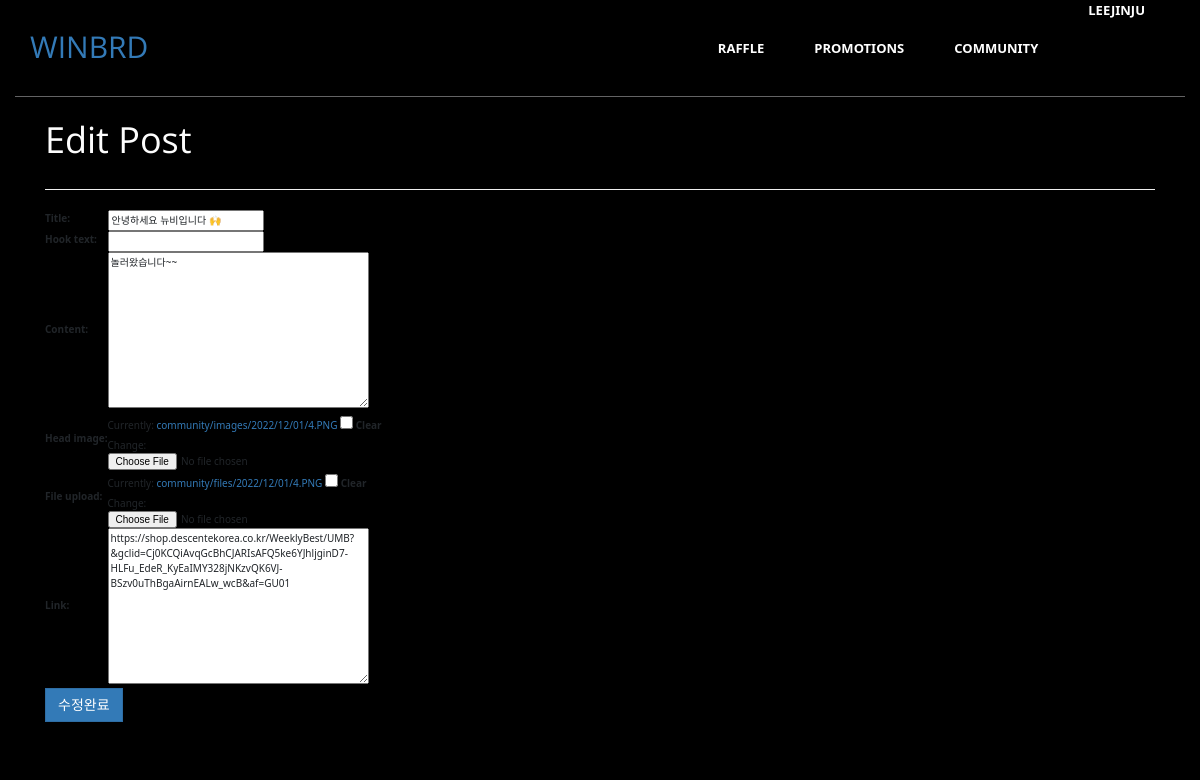
The app's page /community/update_post/21/ (signed in) with its own data.
### community/models.py (models this page shows, shortened)
class Post(models.Model):
    title = models.CharField(max_length=30)
    hook_text = models.CharField(max_length=100, blank=True)
    content = MarkdownxField()
    link = models.TextField(blank=True)
    head_image = models.ImageField(upload_to='community/images/%Y/%m/%d/', blank=True)
    file_upload = models.FileField(upload_to='community/files/%Y/%m/%d/', blank=True)
    created_at = models.DateTimeField(auto_now_add=True)
    updated_at = models.DateTimeField(auto_now=True)
    author = models.ForeignKey(User, null=True, on_delete=models.SET_NULL)

### community/views.py (the view)
# urls.py: path('update_post/<int:pk>/', views.PostUpdate.as_view()),
class PostUpdate(LoginRequiredMixin, UpdateView):
    model = Post
    fields = ['title', 'hook_text', 'content', 'head_image', 'file_upload', 'link']
    template_name = 'community/post_update_form.html'
    def dispatch(self, request, *args, **kwargs):
        if request.user.is_authenticated and request.user == self.get_object().author:
            return super(PostUpdate, self).dispatch(request, *args, **kwargs)
        else:
            raise PermissionDenied

### community/templates/community/post_update_form.html (shortened to what this page needs)
{% extends 'community/base.html' %}
{% block main_area %}
    <h1 class="text-col">Edit Post</h1>
    <hr/>
    <form method="post" enctype="multipart/form-data">{% csrf_token %}
        <table>
            {{ form }}
        </table>
        <button type="submit" class="btn btn-primary float-right">수정완료</button>
    </form>
{% endblock %}

### community/templates/community/navbar.html (shortened to what this page needs)
{% load socialaccount %}
<header id="navigation" class="navbar-fixed-top">
    <div class="container">
        <div class="navbar-header">
            <h1 class="navbar-brand">
                <a href="/"><h2>WINBRD</h2></a>
            </h1>
            </div>
            <nav class="collapse navigation navbar-collapse navbar-right" role="navigation">
                <ul id="nav" class="nav navbar-nav">
                    <li class="nav-item active"><a class="nav-link" href="/raffle/">Raffle</a></li>
                    <li class="nav-item"><a class="nav-link" href="/promotions/">Promotions</a></li>
                    <li class="nav-item"><a class="nav-link" href="/community/">Community</a></li>
                </ul>
                <ul class="navbar-nav ml-auto">
                    {% if user.is_authenticated %}
                        <li class="nav-item dropdown">
                            <a class="nav-link dropdown-toggle" href="#" id="navbarDropdownMenuLink" role="button" data-toggle="dropdown" aria-haspopup="true" aria-expanded="false">
                                {{ user.username }}
                            </a>
                        </li>
                    {% else %}
                        <li class="nav-item">
                            <a class="nav-link" href="#" data-toggle="modal" data-target="#loginModal">Log In</a>
                        </li>
                    {% endif %}
                </ul>
            </nav>
</header>

### community/static/community/css/main.css (style rules this page uses)
body { background-img: #fff; font-family: 'Open Sans', sans-serif; line-height: 1; font-size: 13px; color: #a8a8a8; }
ol, ul { margin: 0; padding: 0; list-style: none; }
a { -webkit-transition: all .3s ease-in 0s; -moz-transition: all .3s ease-in 0s; -ms-transition: all .3s ease-in 0s; -o-transition: all .3s ease-in 0s; transition: all .3s ease-in 0s; }
a, a:focus, a:hover { text-decoration: none; outline: 0; }
h1, h2, h3, h4, h5, h6 { font-family: 'Open Sans', sans-serif; font-weight: normal; margin: 0; }
.btn { border-radius: 0; }
#navigation, .navbar-brand, .navbar-toggle, .navbar-nav > li > a, .search-form > #search-sub { -webkit-transition: all 0.6s ease; -moz-transition: all 0.6s ease; -ms-transition: all 0.6s ease; -o-transition: all 0.6s ease; transition: all 0.6s ease; }
#navigation > .container { border-bottom: 1px solid #636364; }
.navbar-brand { height: inherit; padding: 30px 0; }
.navbar-brand a { display: block; }
.navigation .navbar-nav > li > a { color: #fff; font-size: 13px; font-weight: 600; padding: 38px 25px; text-transform: uppercase; }

### community/static/community/css/styles_c.css (style rules this page uses)
body { margin: 0; font-family: var(--bs-body-font-family); font-size: var(--bs-body-font-size); font-weight: var(--bs-body-font-weight); line-height: var(--bs-body-line-height); color: var(--bs-body-color); text-align: var(--bs-body-text-align); background-color: var(--bs-body-bg); -webkit-text-size-adjust: 100%; -webkit-tap-highlight-color: rgba(0, 0, 0, 0); }
*, *::before, *::after { box-sizing: border-box; }
:root { --bs-blue: #0d6efd; --bs-indigo: #6610f2; --bs-purple: #6f42c1; --bs-pink: #d63384; --bs-red: #dc3545; --bs-orange: #fd7e14; --bs-yellow: #ffc107; --bs-green: #198754; --bs-teal: #20c997; --bs-cyan: #0dcaf0; --bs-white: #fff; --bs-gray: #6c757d; --bs-gray-dark: #343a40; --bs-gray-100: #f8f9fa; --bs-gray-200: #e9ecef; --bs-gray-300: #dee2e6; --bs-gray-400: #ced4da; --bs-gray-500: #adb5bd; --bs-gray-600: #6c757d; --bs-gray-700: #495057; --bs-gray-800: #343a40; --bs-gray-900: #212529; --bs-primary: #0d6efd; --bs-secondary: #6c757d; --bs-success: #198754; --bs-info: #0dcaf0; --bs-warning: #ffc107; --bs-danger: #dc3545; --bs-light: #f8f9fa; --bs-dark: #212529; --bs-primary-rgb: 13, 110, 253; --bs-secondary-rgb: 108, 117, 125; --bs-success-rgb: 25, 135, 84; --bs-info-rgb: 13, 202, 240; --bs-warning-rgb: 255, 193, 7; --bs-danger-rgb: 220, 53, 69; --bs-light-rgb: 248, 249, 250; --bs-dark-rgb: 33, 37, 41; --bs-white-rgb: 255, 255, 255; --bs-black-rgb: 0, 0, 0; --bs-body-color-rgb: 33, 37, 41; --bs-body-bg-rgb: 255, 255, 255; --bs-font-sans-serif: system-ui, -apple-system, "Segoe UI", Roboto, "Helvetica Neue", Arial, "Noto Sans", "Liberation Sans", sans-serif, "Apple Color Emoji", "Segoe UI Emoji", "Segoe UI Symbol", "Noto Color Emoji"; --bs-font-monospace: SFMono-Regular, Menlo, Monaco, Consolas, "Liberation Mono", "Courier New", monospace; --bs-gradient: linear-gradient(180deg, rgba(255, 255, 255, 0.15), rgba(255, 255, 255, 0)); --bs-body-font-family: var(--bs-font-sans-serif); --bs-body-font-size: 1rem; --bs-body-font-weight: 400; --bs-body-line-height: 1.5; --bs-body-color: #212529; --bs-body-bg: #fff; }
.container, { width: 100%; margin-right: auto; margin-left: auto; }
:-webkit-any(article, aside, nav, section) h1 { margin-block-start: 0.83em; margin-block-end: 0.83em; }
.text-col { color: #fdfdfd }

### records on screen
Post: title "안녕하세요 뉴비입니다 🙌", content "놀러왔습니다~~", link "https://shop.descentekorea.co.kr/WeeklyBest/UMB?&gclid=Cj0KCQiAvqGcBhCJARIsAFQ5ke6YJhljginD7-HLFu_EdeR_KyEaIMY328jNKzvQK6VJ-BSzv0uThBgaAirnEALw_wcB&af=GU01"

### other values on screen
{{ user.username }} "LEEJINJU"
